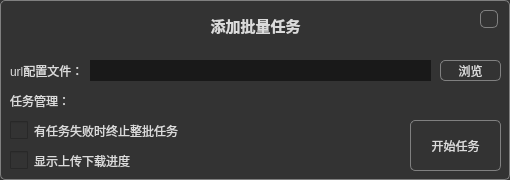
<?xml version="1.0" encoding="UTF-8"?>
<ui version="4.0">
 <class>Widget_addBatch</class>
 <widget class="QWidget" name="Widget_addBatch">
  <property name="geometry">
   <rect>
    <x>0</x>
    <y>0</y>
    <width>510</width>
    <height>180</height>
   </rect>
  </property>
  <property name="windowTitle">
   <string>Form</string>
  </property>
  <property name="styleSheet">
   <string notr="true">QWidget{border:1px solid #808080;border-radius:5%;background-color:#333333;color:#DBDBDB;}
QWidget:disabled{color:#909090;}
QLineEdit{border:0px;padding:0px 3px 0px 3px;background-color:#191919;}
QCheckBox,QLabel{border:0px;}
QCheckBox::indicator{width:18px;height:18px;}
QCheckBox::indicator:unchecked{border-image:url(resources/checkbox.png) 0 0 0 0 repeat repeat;}
QCheckBox::indicator:checked{border-image:url(resources/checkbox.png) 72 0 0 0 repeat repeat;}
QPushButton:hover{background-color:#636363;}
QComboBox QAbstractItemView {outline: 0px;}
QComboBox QAbstractItemView::item:selected {background-color: #636363;}
QProgressBar{border:1px solid #808080;background-color:#191919;}
QScrollBar{border:0px;background-color:#292929;width:14px;}
QScrollBar::handle{border:1px solid #636363;background-color:#333333;margin: 16px 0px 16px 0px;min-height:30px;}
QScrollBar::add-page:vertical, QScrollBar::sub-page:vertical {
	background: transparent;
}
QLineEdit,QComboBox,QProgressBar{
border-radius:0%;
}</string>
  </property>
  <widget class="QLabel" name="label_16">
   <property name="geometry">
    <rect>
     <x>10</x>
     <y>60</y>
     <width>81</width>
     <height>21</height>
    </rect>
   </property>
   <property name="text">
    <string>url配置文件：</string>
   </property>
  </widget>
  <widget class="QLabel" name="label_21">
   <property name="geometry">
    <rect>
     <x>180</x>
     <y>10</y>
     <width>151</width>
     <height>31</height>
    </rect>
   </property>
   <property name="font">
    <font>
     <family>微软雅黑</family>
     <pointsize>11</pointsize>
     <weight>75</weight>
     <bold>true</bold>
    </font>
   </property>
   <property name="text">
    <string>添加批量任务</string>
   </property>
   <property name="alignment">
    <set>Qt::AlignCenter</set>
   </property>
  </widget>
  <widget class="QCheckBox" name="cb_showProgress">
   <property name="geometry">
    <rect>
     <x>10</x>
     <y>150</y>
     <width>141</width>
     <height>21</height>
    </rect>
   </property>
   <property name="text">
    <string>显示上传下载进度</string>
   </property>
   <property name="iconSize">
    <size>
     <width>18</width>
     <height>18</height>
    </size>
   </property>
  </widget>
  <widget class="QLabel" name="label_19">
   <property name="geometry">
    <rect>
     <x>10</x>
     <y>90</y>
     <width>81</width>
     <height>21</height>
    </rect>
   </property>
   <property name="text">
    <string>任务管理：</string>
   </property>
  </widget>
  <widget class="QLineEdit" name="lineEdit_config">
   <property name="geometry">
    <rect>
     <x>90</x>
     <y>60</y>
     <width>341</width>
     <height>21</height>
    </rect>
   </property>
  </widget>
  <widget class="QCheckBox" name="cb_abortBatch">
   <property name="geometry">
    <rect>
     <x>10</x>
     <y>120</y>
     <width>181</width>
     <height>21</height>
    </rect>
   </property>
   <property name="text">
    <string>有任务失败时终止整批任务</string>
   </property>
   <property name="iconSize">
    <size>
     <width>18</width>
     <height>18</height>
    </size>
   </property>
  </widget>
  <widget class="QPushButton" name="btn_start_2">
   <property name="geometry">
    <rect>
     <x>410</x>
     <y>120</y>
     <width>91</width>
     <height>51</height>
    </rect>
   </property>
   <property name="font">
    <font>
     <family>微软雅黑</family>
    </font>
   </property>
   <property name="text">
    <string>开始任务</string>
   </property>
  </widget>
  <widget class="QPushButton" name="btn_close">
   <property name="geometry">
    <rect>
     <x>530</x>
     <y>10</y>
     <width>18</width>
     <height>18</height>
    </rect>
   </property>
   <property name="styleSheet">
    <string notr="true">QPushButton{border-image:url(resources/close.png) 0 0 0 0 repeat repeat;}</string>
   </property>
   <property name="text">
    <string/>
   </property>
  </widget>
  <widget class="QPushButton" name="btn_browser">
   <property name="geometry">
    <rect>
     <x>440</x>
     <y>60</y>
     <width>61</width>
     <height>21</height>
    </rect>
   </property>
   <property name="text">
    <string>浏览</string>
   </property>
  </widget>
  <widget class="QPushButton" name="btn_close_2">
   <property name="geometry">
    <rect>
     <x>480</x>
     <y>10</y>
     <width>18</width>
     <height>18</height>
    </rect>
   </property>
   <property name="styleSheet">
    <string notr="true">QPushButton{border-image:url(resources/close.png) 0 0 0 0 repeat repeat;}</string>
   </property>
   <property name="text">
    <string/>
   </property>
  </widget>
 </widget>
 <resources/>
 <connections/>
</ui>
